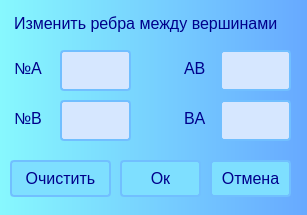
<?xml version="1.0" encoding="UTF-8"?>
<ui version="4.0">
 <class>EditVertexDialog</class>
 <widget class="QDialog" name="EditVertexDialog">
  <property name="geometry">
   <rect>
    <x>0</x>
    <y>0</y>
    <width>307</width>
    <height>215</height>
   </rect>
  </property>
  <property name="windowTitle">
   <string>Изменение длин ребер между вершинами</string>
  </property>
  <property name="styleSheet">
   <string notr="true">QDialog {
background-color: qlineargradient( x1:0 y1:0, x2:1 y2:0, stop:0 #87F8FE, stop:1 #67A9FF);
}

QPushButton {
background-color: #7EDFFF;
border: 2px solid #71BFFF;
border-radius: 4px;

padding: 6px;
margin-bottom: 4px;
}

QLabel, QPushButton, QLineEdit {
font-size: 16px;
font-family: &quot;segoe ui semibold&quot;;
color: darkblue;
border-radius: 4px;
}

QLabel {
margin-bottom: 4px;
}

QLineEdit {
background-color: #D6E7FF;
border: 2px solid #71BFFF;
padding: 4px;
}



QPushButton:hover, QLineEdit:hover {
border: 3px solid #558FCC;
font-size: 17px;
border-radius: 8px;
}

QPushButton:hover { background-color: #84F4FF; }</string>
  </property>
  <widget class="QLineEdit" name="lineEdit">
   <property name="geometry">
    <rect>
     <x>60</x>
     <y>50</y>
     <width>71</width>
     <height>41</height>
    </rect>
   </property>
  </widget>
  <widget class="QLabel" name="label_3">
   <property name="geometry">
    <rect>
     <x>10</x>
     <y>60</y>
     <width>41</width>
     <height>21</height>
    </rect>
   </property>
   <property name="text">
    <string>№A</string>
   </property>
  </widget>
  <widget class="QLabel" name="label_2">
   <property name="geometry">
    <rect>
     <x>180</x>
     <y>110</y>
     <width>81</width>
     <height>21</height>
    </rect>
   </property>
   <property name="text">
    <string>BA</string>
   </property>
  </widget>
  <widget class="QLabel" name="label_5">
   <property name="geometry">
    <rect>
     <x>10</x>
     <y>10</y>
     <width>291</width>
     <height>31</height>
    </rect>
   </property>
   <property name="text">
    <string>Изменить ребра между вершинами</string>
   </property>
  </widget>
  <widget class="QLabel" name="label">
   <property name="geometry">
    <rect>
     <x>180</x>
     <y>60</y>
     <width>41</width>
     <height>21</height>
    </rect>
   </property>
   <property name="text">
    <string>AB</string>
   </property>
  </widget>
  <widget class="QPushButton" name="CancelPushButton">
   <property name="geometry">
    <rect>
     <x>210</x>
     <y>160</y>
     <width>81</width>
     <height>41</height>
    </rect>
   </property>
   <property name="text">
    <string>Отмена</string>
   </property>
  </widget>
  <widget class="QPushButton" name="ApplyPushButton">
   <property name="geometry">
    <rect>
     <x>120</x>
     <y>160</y>
     <width>81</width>
     <height>41</height>
    </rect>
   </property>
   <property name="text">
    <string>Ок</string>
   </property>
  </widget>
  <widget class="QLineEdit" name="lineEdit_3">
   <property name="geometry">
    <rect>
     <x>220</x>
     <y>50</y>
     <width>71</width>
     <height>41</height>
    </rect>
   </property>
  </widget>
  <widget class="QLineEdit" name="lineEdit_4">
   <property name="geometry">
    <rect>
     <x>220</x>
     <y>100</y>
     <width>71</width>
     <height>41</height>
    </rect>
   </property>
  </widget>
  <widget class="QLineEdit" name="lineEdit_2">
   <property name="geometry">
    <rect>
     <x>60</x>
     <y>100</y>
     <width>71</width>
     <height>41</height>
    </rect>
   </property>
  </widget>
  <widget class="QLabel" name="label_4">
   <property name="geometry">
    <rect>
     <x>10</x>
     <y>110</y>
     <width>41</width>
     <height>21</height>
    </rect>
   </property>
   <property name="text">
    <string>№B</string>
   </property>
  </widget>
  <widget class="QPushButton" name="pushButton">
   <property name="geometry">
    <rect>
     <x>10</x>
     <y>160</y>
     <width>101</width>
     <height>41</height>
    </rect>
   </property>
   <property name="text">
    <string>Очистить</string>
   </property>
  </widget>
 </widget>
 <resources/>
 <connections/>
</ui>
